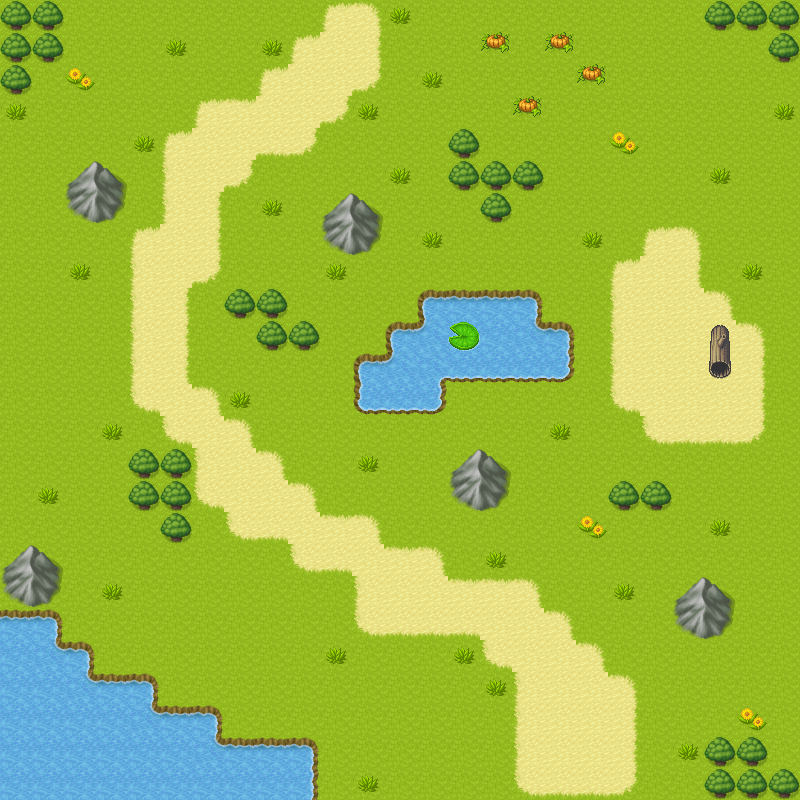

A 2D game scene composited from a Tiled map and its tileset images. What follows is a short description and the map's XML, with each tile layer's data collapsed to a summary:
An orthogonal 25x25 tile map with 32x32 px tiles, 5 tile layers (background, forest, water, probs, ...), 5 tilesets and 171 objects (57x 1, 30x 41, 29x 42, 24x 3, 18x 2, ...).

<map version="1.4" tiledversion="1.4.2" orientation="orthogonal" renderorder="left-up" width="25" height="25" tilewidth="32" tileheight="32" infinite="0" nextlayerid="15" nextobjectid="523">
 <editorsettings>
  <export target="mapDwar..tmx" format="tmx" />
 </editorsettings>
 <tileset firstgid="1" source="tileset.tsx" />
 <tileset firstgid="1065" source="tilesetEau.tsx" />
 <tileset firstgid="1449" source="tilesetGrass.tsx" />
 <tileset firstgid="1497" source="tilestMountain.tsx" />
 <tileset firstgid="1545" source="tilestForest.tsx" />
 <layer id="2" name="background" width="25" height="25">
  <data>[625 cells, 625 non-empty, 10 distinct tile ids]</data>
 </layer>
 <layer id="5" name="forest" width="25" height="25">
  <data>[625 cells, 30 non-empty, 1 distinct tile ids]</data>
 </layer>
 <layer id="3" name="water" width="25" height="25">
  <data>[625 cells, 57 non-empty, 12 distinct tile ids]</data>
 </layer>
 <layer id="4" name="probs" width="25" height="25">
  <data>[625 cells, 41 non-empty, 6 distinct tile ids]</data>
 </layer>
 <layer id="6" name="moutain" width="25" height="25">
  <data>[625 cells, 20 non-empty, 4 distinct tile ids]</data>
 </layer>
 <objectgroup id="10" name="stop" visible="0">
  <object id="364" type="1" x="416" y="288" width="32" height="32" />
  <object id="365" type="1" x="448" y="288" width="32" height="32" />
  <object id="366" type="1" x="480" y="288" width="32" height="32" />
  <object id="367" type="1" x="512" y="288" width="32" height="32" />
  <object id="368" type="1" x="384" y="320" width="32" height="32" />
  <object id="369" type="1" x="416" y="320" width="32" height="32" />
  <object id="370" type="1" x="448" y="320" width="32" height="32" />
  <object id="371" type="1" x="480" y="320" width="32" height="32" />
  <object id="372" type="1" x="512" y="320" width="32" height="32" />
  <object id="373" type="1" x="544" y="320" width="32" height="32" />
  <object id="378" type="1" x="352" y="352" width="32" height="32" />
  <object id="379" type="1" x="384" y="352" width="32" height="32" />
  <object id="380" type="1" x="416" y="352" width="32" height="32" />
  <object id="381" type="1" x="448" y="352" width="32" height="32" />
  <object id="382" type="1" x="480" y="352" width="32" height="32" />
  <object id="383" type="1" x="512" y="352" width="32" height="32" />
  <object id="384" type="1" x="544" y="352" width="32" height="32" />
  <object id="385" type="1" x="352" y="384" width="32" height="32" />
  <object id="386" type="1" x="384" y="384" width="32" height="32" />
  <object id="387" type="1" x="416" y="384" width="32" height="32" />
  <object id="388" type="1" x="0" y="608" width="32" height="32" />
  <object id="389" type="1" x="32" y="608" width="32" height="32" />
  <object id="390" type="1" x="0" y="640" width="32" height="32" />
  <object id="391" type="1" x="32" y="640" width="32" height="32" />
  <object id="392" type="1" x="64" y="640" width="32" height="32" />
  <object id="393" type="1" x="0" y="672" width="32" height="32" />
  <object id="394" type="1" x="32" y="672" width="32" height="32" />
  <object id="395" type="1" x="64" y="672" width="32" height="32" />
  <object id="396" type="1" x="96" y="672" width="32" height="32" />
  <object id="397" type="1" x="128" y="672" width="32" height="32" />
  <object id="398" type="1" x="0" y="704" width="32" height="32" />
  <object id="399" type="1" x="32" y="704" width="32" height="32" />
  <object id="400" type="1" x="64" y="704" width="32" height="32" />
  <object id="401" type="1" x="96" y="704" width="32" height="32" />
  <object id="402" type="1" x="128" y="704" width="32" height="32" />
  <object id="403" type="1" x="160" y="704" width="32" height="32" />
  <object id="404" type="1" x="192" y="704" width="32" height="32" />
  <object id="405" type="1" x="0" y="736" width="32" height="32" />
  <object id="406" type="1" x="32" y="736" width="32" height="32" />
  <object id="407" type="1" x="64" y="736" width="32" height="32" />
  <object id="408" type="1" x="96" y="736" width="32" height="32" />
  <object id="409" type="1" x="128" y="736" width="32" height="32" />
  <object id="410" type="1" x="160" y="736" width="32" height="32" />
  <object id="411" type="1" x="192" y="736" width="32" height="32" />
  <object id="412" type="1" x="224" y="736" width="32" height="32" />
  <object id="413" type="1" x="256" y="736" width="32" height="32" />
  <object id="414" type="1" x="288" y="736" width="32" height="32" />
  <object id="415" type="1" x="0" y="768" width="32" height="32" />
  <object id="416" type="1" x="32" y="768" width="32" height="32" />
  <object id="417" type="1" x="64" y="768" width="32" height="32" />
  <object id="420" type="1" x="96" y="768" width="32" height="32" />
  <object id="421" type="1" x="128" y="768" width="32" height="32" />
  <object id="422" type="1" x="160" y="768" width="32" height="32" />
  <object id="423" type="1" x="192" y="768" width="32" height="32" />
  <object id="424" type="1" x="224" y="768" width="32" height="32" />
  <object id="425" type="1" x="256" y="768" width="32" height="32" />
  <object id="426" type="1" x="288" y="768" width="32" height="32" />
 </objectgroup>
 <objectgroup id="14" name="spawn" visible="0">
  <object id="431" type="41" x="96" y="0" width="32" height="32" />
  <object id="432" type="41" x="128" y="0" width="32" height="32" />
  <object id="433" type="41" x="160" y="0" width="32" height="32" />
  <object id="434" type="41" x="256" y="0" width="32" height="32" />
  <object id="435" type="41" x="288" y="0" width="32" height="32" />
  <object id="436" type="41" x="384" y="0" width="32" height="32" />
  <object id="437" type="41" x="416" y="0" width="32" height="32" />
  <object id="438" type="41" x="448" y="0" width="32" height="32" />
  <object id="439" type="41" x="544" y="0" width="32" height="32" />
  <object id="440" type="41" x="576" y="0" width="32" height="32" />
  <object id="441" type="41" x="128" y="32" width="32" height="32" />
  <object id="442" type="41" x="256" y="32" width="32" height="32" />
  <object id="443" type="41" x="288" y="32" width="32" height="32" />
  <object id="444" type="41" x="416" y="32" width="32" height="32" />
  <object id="445" type="41" x="544" y="32" width="32" height="32" />
  <object id="446" type="41" x="576" y="32" width="32" height="32" />
  <object id="450" type="41" x="192" y="96" width="32" height="32" />
  <object id="451" type="41" x="224" y="96" width="32" height="32" />
  <object id="452" type="41" x="320" y="96" width="32" height="32" />
  <object id="453" type="41" x="352" y="96" width="32" height="32" />
  <object id="454" type="41" x="480" y="96" width="32" height="32" />
  <object id="455" type="41" x="512" y="96" width="32" height="32" />
  <object id="456" type="41" x="640" y="96" width="32" height="32" />
  <object id="457" type="41" x="672" y="96" width="32" height="32" />
  <object id="459" type="41" x="128" y="128" width="32" height="32" />
  <object id="462" type="41" x="256" y="128" width="32" height="32" />
  <object id="463" type="41" x="288" y="128" width="32" height="32" />
  <object id="464" type="41" x="544" y="128" width="32" height="32" />
  <object id="465" type="41" x="576" y="128" width="32" height="32" />
  <object id="466" type="41" x="608" y="128" width="32" height="32" />
  <object id="472" type="42" x="128" y="640" width="32" height="32" />
  <object id="473" type="42" x="160" y="640" width="32" height="32" />
  <object id="474" type="42" x="288" y="640" width="32" height="32" />
  <object id="475" type="42" x="416" y="640" width="32" height="32" />
  </objectgroup>
 <objectgroup id="11" name="forest" visible="0">
  <!-- 54 objects omitted --></objectgroup>
 <objectgroup id="12" name="mountain" visible="0">
  <!-- 24 objects omitted --></objectgroup>
</map>
<!-- 80 of 171 objects omitted -->
